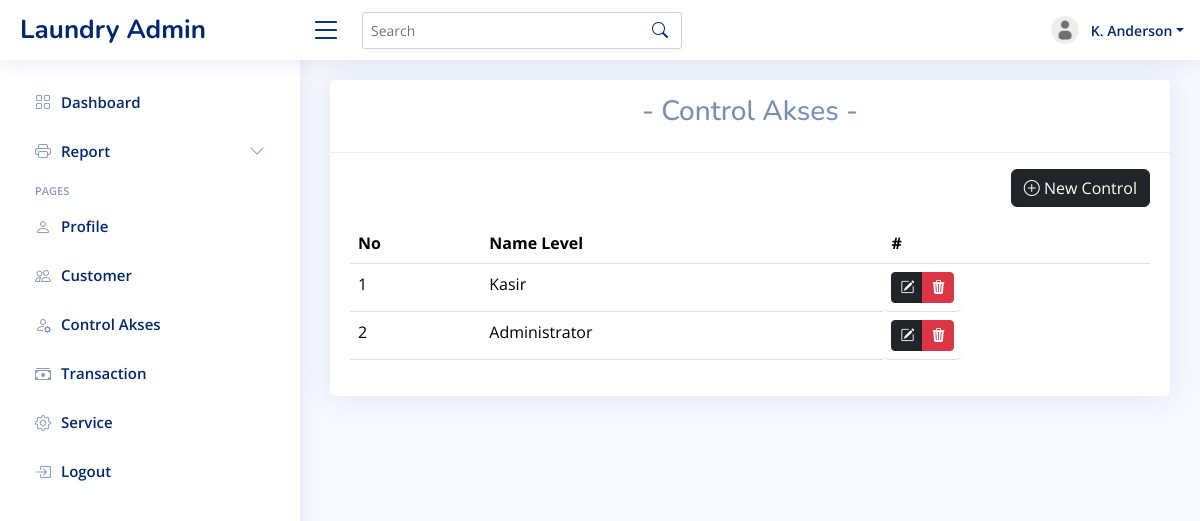
The page /dashboard.php?page=akses (signed in) on the database as committed earlier.
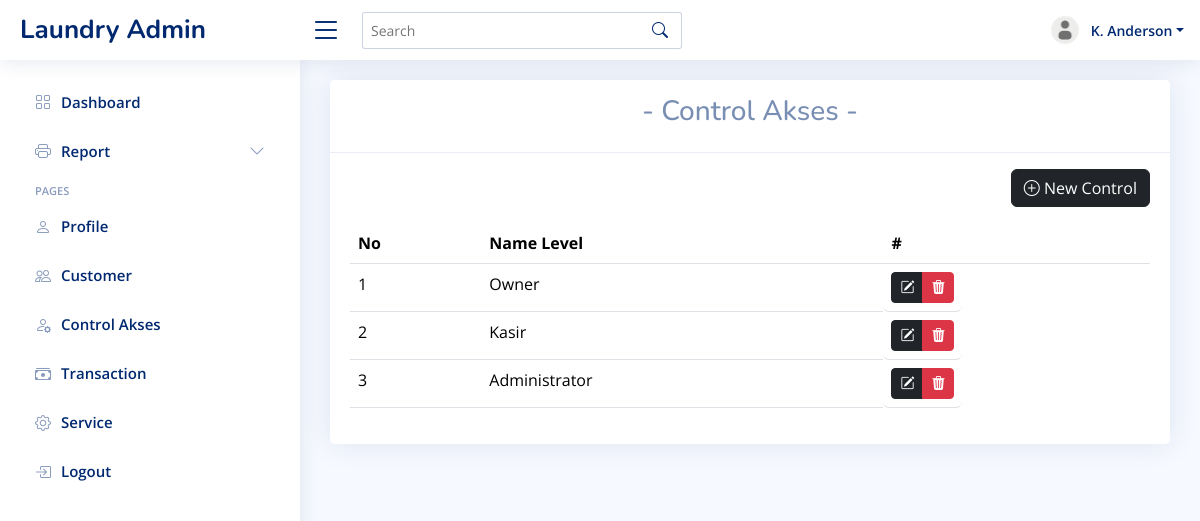
The same page on the database as committed later.
### tables this page shows
CREATE TABLE `level` (
  `id` int(11) NOT NULL,
  `level_name` varchar(50) NOT NULL,
  `created_at` timestamp NOT NULL DEFAULT current_timestamp() ON UPDATE current_timestamp(),
  `updated_at` timestamp NULL DEFAULT NULL,
  `deleted_at` datetime NOT NULL
);

### content/akses.php (the view, shortened to what this page needs)
<?php
$queryCustomer = mysqli_query($koneksi, "SELECT * FROM level ORDER BY id DESC");
$rowCustomer = mysqli_fetch_all($queryCustomer, MYSQLI_ASSOC);
?>
<div class="row">
    <div class="col-sm-12">
        <div class="card">
            <div class="card-header">
                <h3 class="text-center">- Control Akses -</h3>
            </div>
            <div class="card-body">
                <div align="right" class="mb-3 mt-3">
                    <a href="?page=add-level" class="btn btn-dark"><i class="bi bi-plus-circle"></i> New Control</a>
                </div>
                <table class="table datatable">
                    <thead>
                        <tr>
                            <th>No</th>
                            <th>Name Level</th>
                            <th>#</th>
                        </tr>
                    </thead>
                    <tbody>
                        <?php
                        $no = 1;
                        foreach ($rowCustomer as $row) { ?>
                            <tr>
                                <td><?= $no++ ?></td>
                                <td><?= $row['level_name'] ?></td>
                                <td class="btn-group">
                                    <a href="?page=add-level&edit=<?php echo $row['id'] ?>" class="btn btn-dark btn-sm"><i class="bi bi-pencil-square"></i></a>
                                    <a href="?page=customer&delete=<?php echo $row['id'] ?>" class="btn btn-danger btn-sm" onclick="return confirm('Are You Sure?')"><i class="bi bi-trash3-fill"></i></a>
                                </td>
                            </tr>
                        <?php } ?>
                    </tbody>
                </table>
            </div>
        </div>
    </div>
</div>

Rows that differ between the two databases and show on the page:
added level: level_name "Owner"
